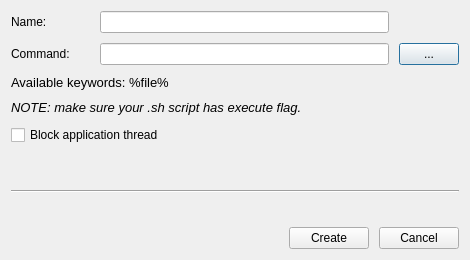
<?xml version="1.0" encoding="UTF-8"?>
<ui version="4.0">
 <class>ScriptEditorDialog</class>
 <widget class="QDialog" name="ScriptEditorDialog">
  <property name="geometry">
   <rect>
    <x>0</x>
    <y>0</y>
    <width>470</width>
    <height>260</height>
   </rect>
  </property>
  <property name="windowTitle">
   <string>Dialog</string>
  </property>
  <layout class="QVBoxLayout" name="verticalLayout">
   <property name="spacing">
    <number>10</number>
   </property>
   <item>
    <layout class="QGridLayout" name="gridLayout">
     <item row="1" column="2">
      <widget class="QPushButton" name="fileSelectButton">
       <property name="sizePolicy">
        <sizepolicy hsizetype="Minimum" vsizetype="Fixed">
         <horstretch>0</horstretch>
         <verstretch>0</verstretch>
        </sizepolicy>
       </property>
       <property name="maximumSize">
        <size>
         <width>60</width>
         <height>16777215</height>
        </size>
       </property>
       <property name="text">
        <string>...</string>
       </property>
      </widget>
     </item>
     <item row="0" column="1">
      <layout class="QHBoxLayout" name="horizontalLayout">
       <item>
        <spacer name="horizontalSpacer">
         <property name="orientation">
          <enum>Qt::Horizontal</enum>
         </property>
         <property name="sizeType">
          <enum>QSizePolicy::Minimum</enum>
         </property>
         <property name="sizeHint" stdset="0">
          <size>
           <width>20</width>
           <height>20</height>
          </size>
         </property>
        </spacer>
       </item>
       <item>
        <widget class="QLineEdit" name="nameLineEdit"/>
       </item>
      </layout>
     </item>
     <item row="1" column="1">
      <layout class="QHBoxLayout" name="horizontalLayout_2">
       <item>
        <spacer name="horizontalSpacer_2">
         <property name="orientation">
          <enum>Qt::Horizontal</enum>
         </property>
         <property name="sizeType">
          <enum>QSizePolicy::Minimum</enum>
         </property>
         <property name="sizeHint" stdset="0">
          <size>
           <width>20</width>
           <height>20</height>
          </size>
         </property>
        </spacer>
       </item>
       <item>
        <widget class="QLineEdit" name="pathLineEdit"/>
       </item>
      </layout>
     </item>
     <item row="0" column="0">
      <widget class="QLabel" name="label">
       <property name="text">
        <string>Name:</string>
       </property>
      </widget>
     </item>
     <item row="1" column="0">
      <widget class="QLabel" name="label_2">
       <property name="text">
        <string>Command:</string>
       </property>
      </widget>
     </item>
     <item row="2" column="0" colspan="3">
      <widget class="QLabel" name="label_4">
       <property name="font">
        <font>
         <pointsize>10</pointsize>
        </font>
       </property>
       <property name="text">
        <string>Available keywords: %file%</string>
       </property>
       <property name="margin">
        <number>4</number>
       </property>
       <property name="textInteractionFlags">
        <set>Qt::LinksAccessibleByMouse|Qt::TextSelectableByMouse</set>
       </property>
      </widget>
     </item>
     <item row="3" column="0" colspan="3">
      <widget class="QLabel" name="label_3">
       <property name="font">
        <font>
         <pointsize>10</pointsize>
         <italic>true</italic>
        </font>
       </property>
       <property name="text">
        <string>NOTE: make sure your .sh script has execute flag.</string>
       </property>
      </widget>
     </item>
    </layout>
   </item>
   <item>
    <layout class="QHBoxLayout" name="horizontalLayout_3">
     <property name="topMargin">
      <number>0</number>
     </property>
     <item>
      <widget class="QCheckBox" name="blockingCheckBox">
       <property name="text">
        <string>Block application thread</string>
       </property>
      </widget>
     </item>
     <item>
      <spacer name="horizontalSpacer_3">
       <property name="orientation">
        <enum>Qt::Horizontal</enum>
       </property>
       <property name="sizeHint" stdset="0">
        <size>
         <width>40</width>
         <height>20</height>
        </size>
       </property>
      </spacer>
     </item>
    </layout>
   </item>
   <item>
    <spacer name="verticalSpacer">
     <property name="orientation">
      <enum>Qt::Vertical</enum>
     </property>
     <property name="sizeHint" stdset="0">
      <size>
       <width>20</width>
       <height>40</height>
      </size>
     </property>
    </spacer>
   </item>
   <item>
    <widget class="Line" name="line">
     <property name="orientation">
      <enum>Qt::Horizontal</enum>
     </property>
    </widget>
   </item>
   <item>
    <widget class="QLabel" name="messageLabel">
     <property name="text">
      <string/>
     </property>
    </widget>
   </item>
   <item>
    <layout class="QHBoxLayout" name="horizontalLayout_4">
     <property name="topMargin">
      <number>0</number>
     </property>
     <item>
      <spacer name="horizontalSpacer_4">
       <property name="orientation">
        <enum>Qt::Horizontal</enum>
       </property>
       <property name="sizeHint" stdset="0">
        <size>
         <width>40</width>
         <height>20</height>
        </size>
       </property>
      </spacer>
     </item>
     <item>
      <widget class="QPushButton" name="acceptButton">
       <property name="text">
        <string>Create</string>
       </property>
      </widget>
     </item>
     <item>
      <widget class="QPushButton" name="cancelButton">
       <property name="text">
        <string>Cancel</string>
       </property>
      </widget>
     </item>
    </layout>
   </item>
  </layout>
 </widget>
 <resources/>
 <connections>
  <connection>
   <sender>cancelButton</sender>
   <signal>clicked()</signal>
   <receiver>ScriptEditorDialog</receiver>
   <slot>reject()</slot>
   <hints>
    <hint type="sourcelabel">
     <x>337</x>
     <y>195</y>
    </hint>
    <hint type="destinationlabel">
     <x>394</x>
     <y>167</y>
    </hint>
   </hints>
  </connection>
  <connection>
   <sender>acceptButton</sender>
   <signal>clicked()</signal>
   <receiver>ScriptEditorDialog</receiver>
   <slot>accept()</slot>
   <hints>
    <hint type="sourcelabel">
     <x>262</x>
     <y>194</y>
    </hint>
    <hint type="destinationlabel">
     <x>319</x>
     <y>173</y>
    </hint>
   </hints>
  </connection>
  <connection>
   <sender>fileSelectButton</sender>
   <signal>clicked()</signal>
   <receiver>ScriptEditorDialog</receiver>
   <slot>selectScriptPath()</slot>
   <hints>
    <hint type="sourcelabel">
     <x>356</x>
     <y>60</y>
    </hint>
    <hint type="destinationlabel">
     <x>391</x>
     <y>88</y>
    </hint>
   </hints>
  </connection>
 </connections>
 <slots>
  <slot>selectScriptPath()</slot>
 </slots>
</ui>
